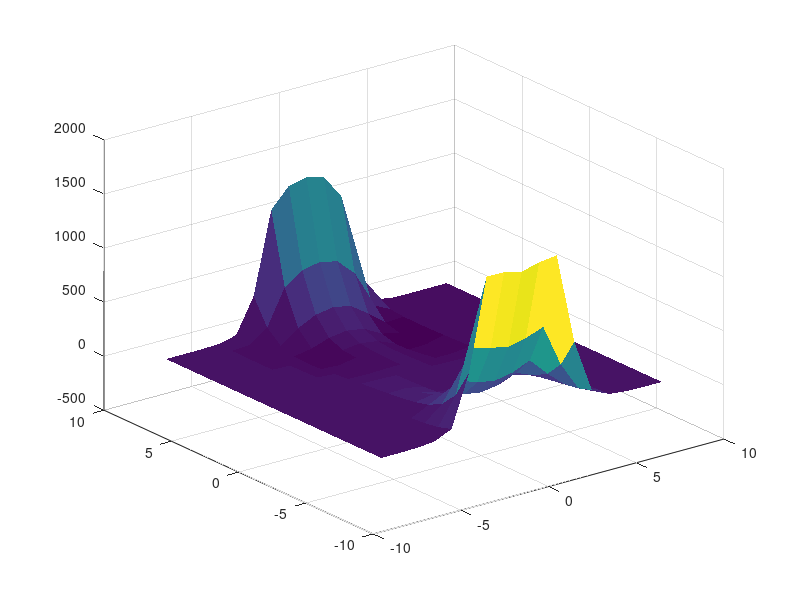

Here is the MATLAB script that generated this plot: (Note: this script raises an error after producing the figure.)
%{
    NOTE: This implementation will get stuck at local minima! 
    (i.e. starting from -4, 4)
    This could be avoided by testing at multiple points and comparing the
    results, at the expense of time.
%}
alpha = 0.0004;
delta = 0.2;
stopping_value = 0.01;
prev_point = [4, 4];
current_point = prev_point;
iterations = 0;
gradient = [100 100];


[X Y] = meshgrid(-8:1:8,-8:1:8);
Z = ((0.04*X.^4)-(5*X.^2.*Y)+(0.01*Y.^4)-(0.3*X.^3.*Y)+(0.005*Y.^6)-(X.^3))...
    ./(0.0003*X.^8 + 0.002*Y + 1);
surf(X,Y,Z,'EdgeColor','None');
hold on;

%Iterates until the gradient is closer to zero than the stopping value and
%steps down the gradient by alpha units using numeric descent.
while (norm(gradient) > stopping_value)
    iterations = iterations + 1;
    gradient = numeric_grad(current_point, delta);
    current_point = prev_point - alpha * gradient;
    plot3(current_point(1), current_point(2), z2_function(current_point),'m*');
    prev_point = current_point;
end


disp("Minimum Point: " + current_point);
disp("Minimum Value: " + z2_function(current_point));
disp("Gradient: " + gradient);
disp("Iterations: " + iterations);

